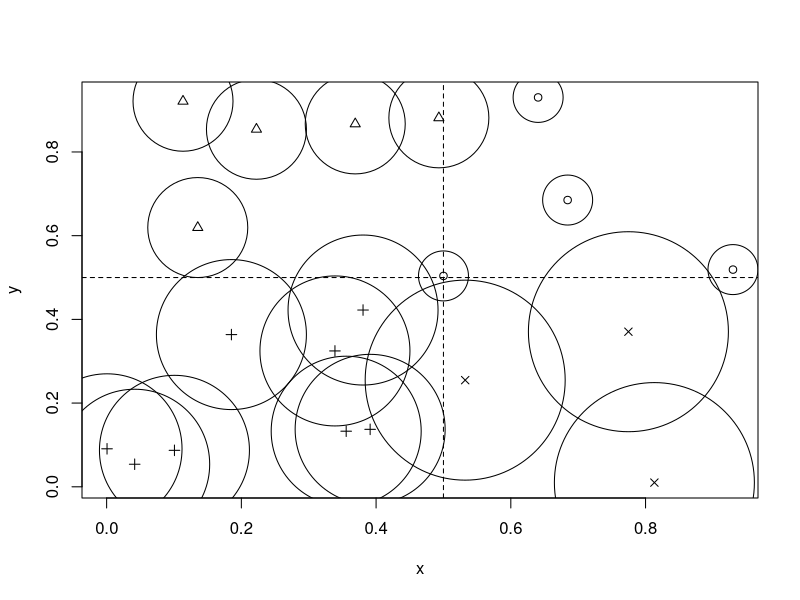
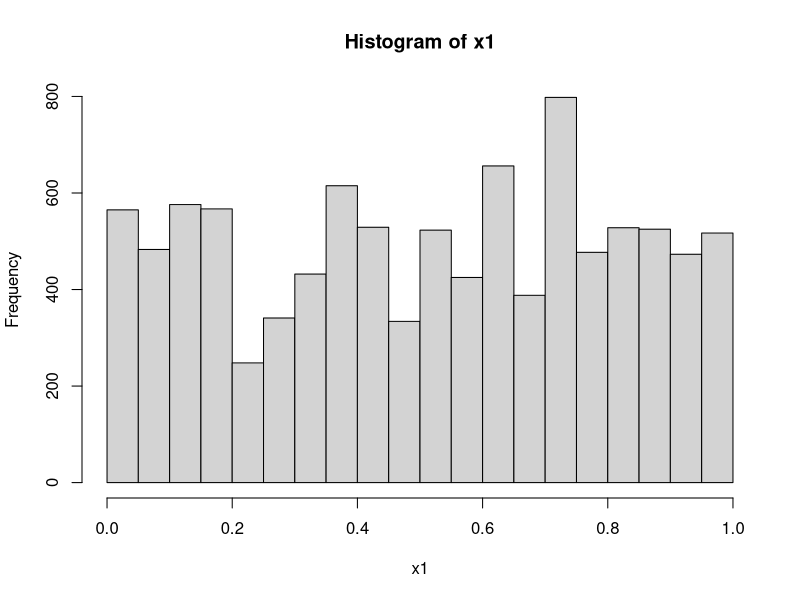
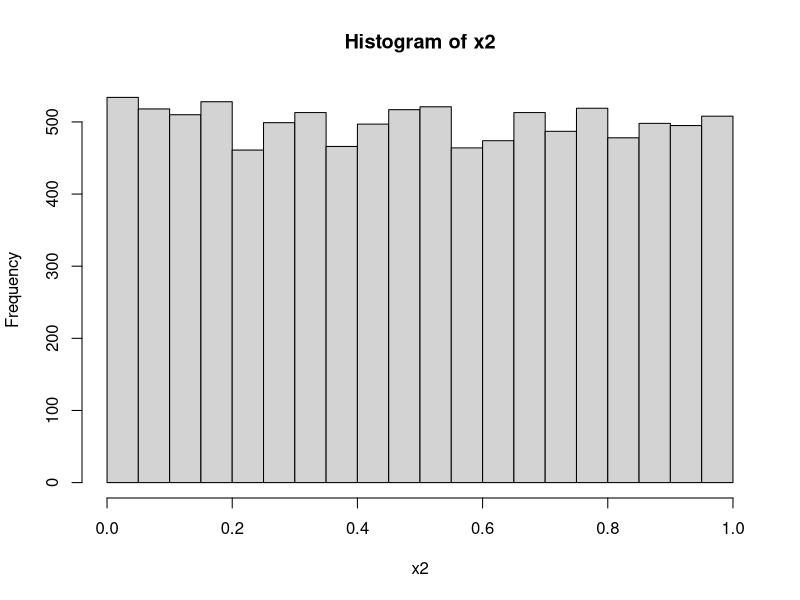
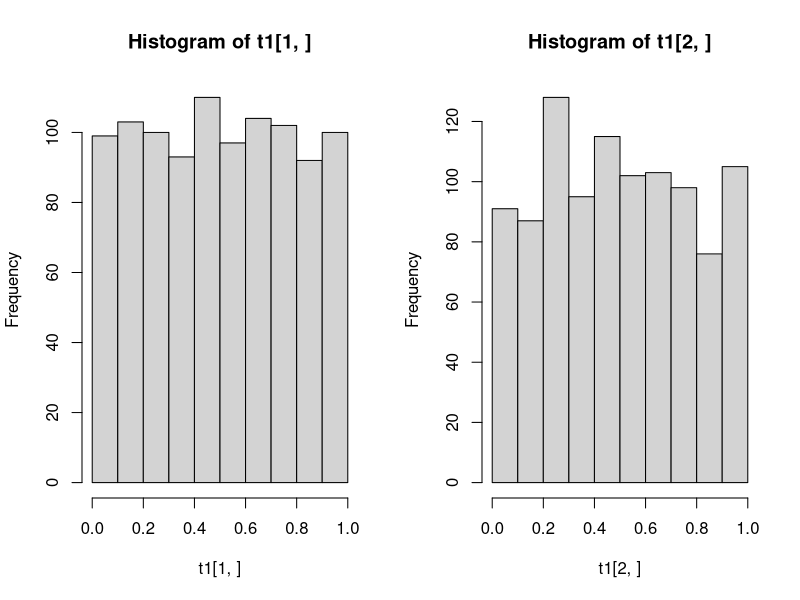
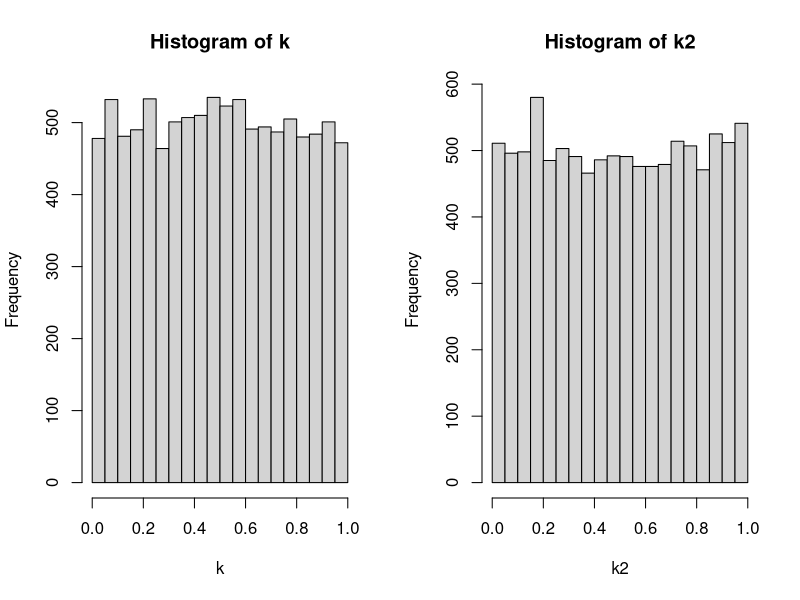

The R script that drew these images, in order:
##-HW1-################
#1(a)
rep(seq(0,4), each = 5)

#1(b)
seq(1:5) + rep(0:4, each = 5)

#1(C) 
x <- c("red","yellow","blue","green","magenta","cyan")
i <- seq(1:3) + rep(0:3, each = 3)
x[i]


#2(a)-################
library(spatstat)

mindist <- function(x, y){
 min(nndist(x, y))
}

x <- runif(20)
y <- runif(20)
mindist(x, y)

#2(b)
grid <- function(x){
  if(x[1] > 0.5 && x[2] > 0.5){index <- 1
  }else if(x[1] < 0.5 && x[2] > 0.5){index <- 2
  }else if(x[1] < 0.5 && x[2] < 0.5){index <- 3
  }else {index <- 4}
}
xy <- rbind(x,y)
index <- apply(xy, 2, grid)

plot(x, y, pch=index)
abline(h = 0.5, v = 0.5, lty=2)

#2(c)
symbols(x, y, circles = index, add = T)


#3-################
gcd = function(a,b)
{ if (b==0) a else gcd(b,a%%b) }

lcm = function(c,d)
{ return(c*d/gcd(c,d)) }


#4(a)-################
midsqur <- function(seed,times){
  numvector <- NULL
  for(i in 1:times){
    num <- seed * seed
    seed <- (num%/%1000) %% 1000000
    numvector <- c(numvector,seed)
  }
  return(numvector)
}

x <- ceiling(runif(1, 0, 999999)) #seed
x1 <- midsqur(x, 10000)
x1 <- (x1 / 10^6)
hist(x1)
ks.test(x1, y = "punif")

for(i in 1:length(x1)){
  y <- x1[i] - x1
  yc <- x1[which(y == 0)]
}
table(yc)


#4(b)
x1 <- 0.6
x2 <- 0
for (i in 1:10000){
  x1 <- (69069*x1) %% 2^32
  x2 <- c(x2, x1)
}
x2 <- x2[-1] / 2^32
hist(x2)

v <- floor(x2 * 10) 
chisq.test(table(v))
ks.test(x2, y = "punif")


#4(c)
xi <- rnorm(1, 0, 1)
yi <- rnorm(1, 0, 1)
zi <- rnorm(1, 0, 1)
vector <- NULL

for (j in 1:10000) {
  xi <- (171*xi) %% 30269
  yi <- (172*yi) %% 30307
  zi <- (170*zi) %% 30323
  ui <- ((xi/30269) + (yi/30307) + (zi/30323)) %% 1
  vector <- c(vector, ui)
}

v <- floor(x2 * 10) 
chisq.test(table(v))
ks.test(vector, y = "punif")


#5(a)-################
t1 <- NULL
be <- 10000/15
for (i in 1:1000) {
  a1 <- sample(c(1:15), 10000, T)
  a2 <- ceiling(15 * runif(10000))
  b1 <- table(a1)
  b2 <- table(a2)
  c1 <- sum((b1-be)^2 / be)
  c2 <- sum((b2-be)^2 / be)
  d1 <- pchisq(c1, 14)
  d2 <- pchisq(c2, 14)
  t1 <- cbind(t1,c(d1,d2))
}
par(mfrow = c(1, 2))
hist(t1[1,])
hist(t1[2,])

v1 <- table(floor(t1[1,] * 10))
chisq.test(v1)
v2 <- table(floor(t1[2,] * 10))
chisq.test(v2)

#5(b)
casio <- function(seed, times){
  phi <- (1+sqrt(5)) / 2
  uvector <- NULL
  for(i in 1:times){
    seed <- ((phi+seed)^5) %% 1
    uvector <- c(uvector,seed)
  }
  return(uvector)
}

casio2 <- function(seed,times){
  uvector <- NULL
  for(i in 1:times){
    seed <- ((sqrt(2)+seed)^5) %% 1
    uvector <- c(uvector,seed)
  }
  return(uvector)
}

l <- runif(1, 0, 1)
k <- casio(l, 10000)
k2 <- casio2(l, 10000)
par(mfrow = c(1, 2))
hist(k)
hist(k2)

v1 <- floor(k * 10)
chisq.test(table(v1))
v2 <- floor(k2 * 10)
chisq.test(table(v2))

#6
fibonacci <- function(seed,n){ 
  m=length(seed)-1 #seed is a vector
  #m隨seed的元素個數變化
  #-1的目的從最後一個數開始加
  for (j in 1:n) { 
    x=(seed[j]+seed[j+m]) %% 1
    seed=c(seed,x)
  }
  return(seed[-c(1:(m+1))])
}

p<-NULL
for(i in 10:100){
  k<-runif(i,0,1)
  k<-fibonacci(k,10000)
  pvector<-chisq.test(table(ceiling(k*10)/10))$p.value
  p<-c(p,pvector)
}
